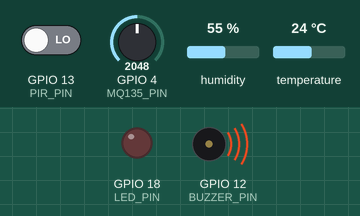
This sketch was run on a simulated ESP32-C6. Shown: output pins drawn as LEDs (lit = HIGH), buzzer (waves = sounding). The inputs (shaded band) are chosen by the test bench; at power-on: GPIO 13 (PIR_PIN) LOW, GPIO 4 (MQ135_PIN) = 2048, humidity 55 %, temperature 24 °C. WiFi joins after 1.5 s; servers stay silent unless stated; no MQTT or app messages arrive unless stated; what the sketch prints to the serial monitor is not drawn.

Above: at 2.7 s.
2.8 s: GPIO 13 (PIR_PIN) driven HIGH
At 8.0 s:
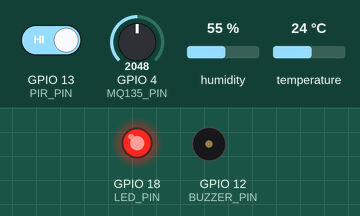
12.3 s: GPIO 4 (MQ135_PIN) set to 1270
17.4 s: GPIO 4 (MQ135_PIN) set to 1170
At 18.5 s:
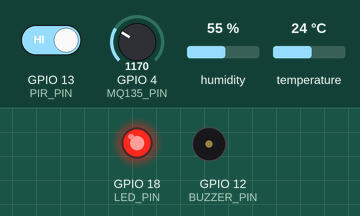
22.5 s: GPIO 4 (MQ135_PIN) set to 2047
At 25.6 s:
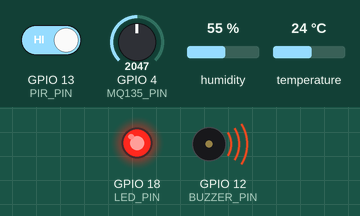
31.6 s: GPIO 4 (MQ135_PIN) set to 1228
At 32.1 s:
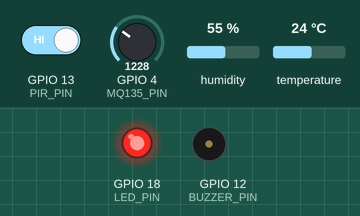
36.7 s: GPIO 13 (PIR_PIN) driven LOW
At 40.5 s:
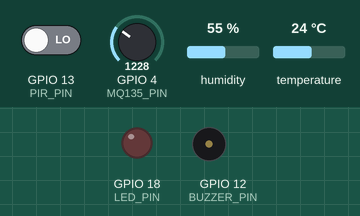
Timing chart, 0 to 42.0 s (numbered marks = the images above; inputs shaded):
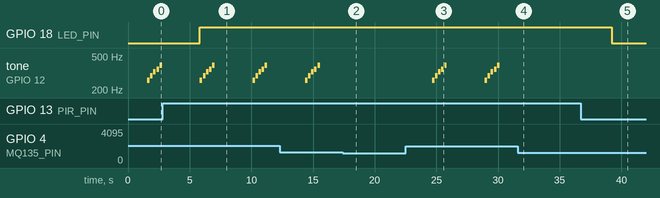

The sketch:

sketch.ino
```cpp
#include <Arduino.h>
#include <DHT.h>
#include <WiFi.h>
#include <PubSubClient.h>

// Definição dos pinos
#define DHT_PIN 23      // Pino do sensor DHT22
#define LED_PIN 18      // Pino do LED
#define PIR_PIN 13      // Pino do sensor PIR
#define MQ135_PIN 4     // Pino do sensor de gás MQ-2 (ADC)
#define BUZZER_PIN 12   // Pino do buzzer
#define DHT_TYPE DHT22  // Tipo do sensor DHT

const char* ssid = "Wokwi-GUEST";
const char* password = "";
const char* mqtt_server = "test.mosquitto.org";

WiFiClient ESP_MA;
PubSubClient client(ESP_MA);
DHT dht(DHT_PIN, DHT_TYPE);
int pirState = LOW;

void setup_wifi() {
  Serial.print("Conectando-se à rede Wi-Fi...");
  WiFi.mode(WIFI_STA);
  WiFi.begin(ssid, password);

  int tentativas = 0;
  while (WiFi.status() != WL_CONNECTED && tentativas < 20) {
    delay(500);
    Serial.print(".");
    tentativas++;
  }

  if (WiFi.status() == WL_CONNECTED) {
    Serial.println("\nWiFi conectado!");
    Serial.print("Endereço IP: ");
    Serial.println(WiFi.localIP());
  } else {
    Serial.println("\nFalha ao conectar! Reiniciando...");
    ESP.restart();
  }
}

void reconnect() {
  while (!client.connected()) {
    Serial.println("Tentando conexão com Servidor MQTT...");
    if (client.connect("ESP_MA")) {
      Serial.println("Conectado ao Servidor MQTT");
    } else {
      Serial.print("Falha na conexão MQTT, erro: ");
      Serial.println(client.state());
      Serial.println("Tentando novamente em 5 segundos...");
      delay(5000);
    }
  }
}

void beep(int frequency, int duration) {
  tone(BUZZER_PIN, frequency, duration);
  delay(duration + 50);
  noTone(BUZZER_PIN);
}

void publishSensorData(float temp, float hum, float gas, bool movimento) {
  // Converte e publica os dados
  char buffer[50];

  dtostrf(temp, 4, 2, buffer);
  client.publish("sensor/temperatura", buffer);

  dtostrf(hum, 4, 1, buffer);
  client.publish("sensor/umidade", buffer);

  dtostrf(gas, 4, 2, buffer);
  client.publish("sensor/fumaca", buffer);

  const char* movStr = movimento ? "1" : "0";
  client.publish("sensor/movimento", movStr);

  Serial.println("📤 Dados publicados no MQTT!");
}

void setup() {
  Serial.begin(115200);
  dht.begin();
  setup_wifi();
  client.setServer(mqtt_server, 1883);

  pinMode(LED_PIN, OUTPUT);
  pinMode(PIR_PIN, INPUT);
  pinMode(MQ135_PIN, INPUT);
  pinMode(BUZZER_PIN, OUTPUT);
}

void loop() {
  if (!client.connected()) {
    reconnect();
  }
   client.loop();

  // Leitura do sensor DHT22
  float temperature = dht.readTemperature();
  float humidity = dht.readHumidity();

  if (!isnan(temperature) && !isnan(humidity)) {
    Serial.printf("🌡️ Temperatura: %.2f°C\n", temperature);
    Serial.printf("💧 Umidade: %.1f%%\n", humidity);
  } else {
    Serial.println("⚠️ Erro ao ler DHT22!");
  }

  // Leitura do sensor PIR
  int pirVal = digitalRead(PIR_PIN);
  bool movimento = (pirVal == HIGH);
  if (pirVal == HIGH) {
    digitalWrite(LED_PIN, HIGH);
    if (pirState == LOW) {
      Serial.println("⚠️ Alerta! Movimento detectado ⚠️");
      pirState = HIGH;
    }
  } else {
    digitalWrite(LED_PIN, LOW);
    if (pirState == HIGH) {
      Serial.println("✅ Ausência de Movimento!");
      pirState = LOW;
    }
  }

  // Leitura do sensor de Gás MQ-2
  int gasValue = analogRead(MQ135_PIN);
  float gasPercent = (gasValue / 4095.0) * 100.0;
  Serial.printf("🔥 Concentração de fumaça: %.2f%%\n", gasPercent);

  if (gasPercent > 30.0) {
    Serial.println("⚠️ Alerta! Concentração de fumaça elevada! ⚠️");
    int melody[] = {261, 293, 329, 349, 392};
    for (int i = 0; i < 5; i++) {
      beep(melody[i], 200);
    }
  }
  publishSensorData(temperature, humidity, gasPercent, movimento);
  Serial.println("*********************************************");
  delay(3000);
}
```

Measured:
- after the input at 2.8 s, GPIO 18 (LED_PIN): LOW → HIGH after 3.0 s
- after the input at 17.4 s, tone on GPIO 12 (BUZZER_PIN): stops changing and stays silent
- after the input at 22.5 s, tone on GPIO 12 (BUZZER_PIN): plays 261 Hz for 0.20 s, 293 Hz for 0.20 s, 329 Hz for 0.20 s, 349 Hz for 0.20 s, 392 Hz for 0.20 s, 261 Hz for 0.20 s … (10 notes in this stretch), starting after 2.2 s
- after the input at 31.6 s, tone on GPIO 12 (BUZZER_PIN): stops changing and stays silent
- after the input at 36.7 s, GPIO 18 (LED_PIN): HIGH → LOW after 2.5 s
- by itself, tone on GPIO 12 (BUZZER_PIN): plays 261 Hz for 0.20 s, 293 Hz for 0.20 s, 329 Hz for 0.20 s, 349 Hz for 0.20 s, 392 Hz for 0.20 s, 261 Hz for 0.20 s … (10 notes in this stretch)
